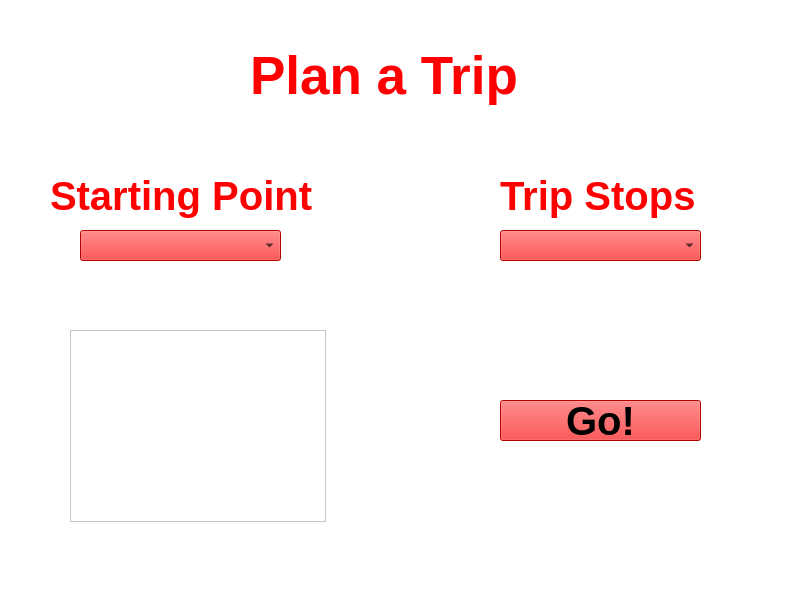
<?xml version="1.0" encoding="UTF-8"?>
<ui version="4.0">
 <class>PlanATrip</class>
 <widget class="QMainWindow" name="PlanATrip">
  <property name="geometry">
   <rect>
    <x>0</x>
    <y>0</y>
    <width>800</width>
    <height>600</height>
   </rect>
  </property>
  <property name="windowTitle">
   <string>MainWindow</string>
  </property>
  <property name="styleSheet">
   <string notr="true">background-color: rgb(255, 255, 255);</string>
  </property>
  <widget class="QWidget" name="centralwidget">
   <widget class="QLabel" name="planATrip">
    <property name="geometry">
     <rect>
      <x>250</x>
      <y>0</y>
      <width>281</width>
      <height>151</height>
     </rect>
    </property>
    <property name="font">
     <font>
      <pointsize>40</pointsize>
      <bold>true</bold>
     </font>
    </property>
    <property name="styleSheet">
     <string notr="true">color: rgb(255, 0, 0);</string>
    </property>
    <property name="text">
     <string>Plan a Trip</string>
    </property>
   </widget>
   <widget class="QComboBox" name="startingPointDropDown">
    <property name="geometry">
     <rect>
      <x>80</x>
      <y>230</y>
      <width>201</width>
      <height>31</height>
     </rect>
    </property>
    <property name="styleSheet">
     <string notr="true">background-color: rgb(255, 0, 0);</string>
    </property>
   </widget>
   <widget class="QLabel" name="startingPoint">
    <property name="geometry">
     <rect>
      <x>50</x>
      <y>170</y>
      <width>281</width>
      <height>51</height>
     </rect>
    </property>
    <property name="font">
     <font>
      <pointsize>30</pointsize>
      <bold>true</bold>
     </font>
    </property>
    <property name="styleSheet">
     <string notr="true">color: rgb(255, 0, 0);</string>
    </property>
    <property name="text">
     <string>Starting Point</string>
    </property>
   </widget>
   <widget class="QComboBox" name="tripStopsDropDown">
    <property name="geometry">
     <rect>
      <x>500</x>
      <y>230</y>
      <width>201</width>
      <height>31</height>
     </rect>
    </property>
    <property name="styleSheet">
     <string notr="true">background-color: rgb(255, 0, 0);</string>
    </property>
   </widget>
   <widget class="QLabel" name="tripStops">
    <property name="geometry">
     <rect>
      <x>500</x>
      <y>170</y>
      <width>281</width>
      <height>51</height>
     </rect>
    </property>
    <property name="font">
     <font>
      <pointsize>30</pointsize>
      <bold>true</bold>
     </font>
    </property>
    <property name="styleSheet">
     <string notr="true">color: rgb(255, 0, 0);</string>
    </property>
    <property name="text">
     <string>Trip Stops</string>
    </property>
   </widget>
   <widget class="QPushButton" name="goButton">
    <property name="geometry">
     <rect>
      <x>500</x>
      <y>400</y>
      <width>201</width>
      <height>41</height>
     </rect>
    </property>
    <property name="font">
     <font>
      <pointsize>30</pointsize>
      <bold>true</bold>
     </font>
    </property>
    <property name="styleSheet">
     <string notr="true">background-color: rgb(255, 0, 0);</string>
    </property>
    <property name="text">
     <string>Go!</string>
    </property>
   </widget>
   <widget class="QListWidget" name="listWidget">
    <property name="geometry">
     <rect>
      <x>70</x>
      <y>330</y>
      <width>256</width>
      <height>192</height>
     </rect>
    </property>
   </widget>
  </widget>
  <widget class="QStatusBar" name="statusbar"/>
 </widget>
 <resources/>
 <connections/>
</ui>
